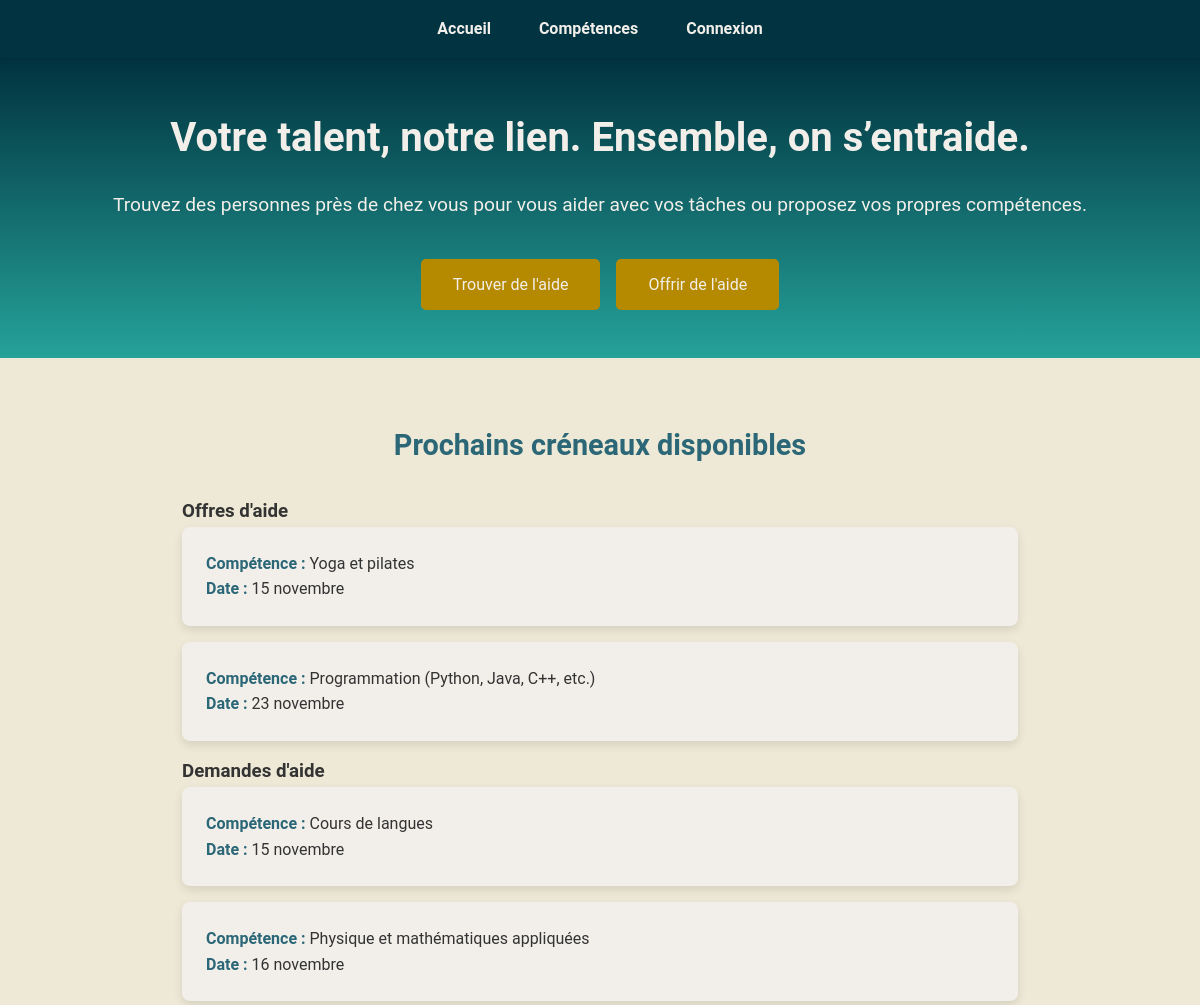
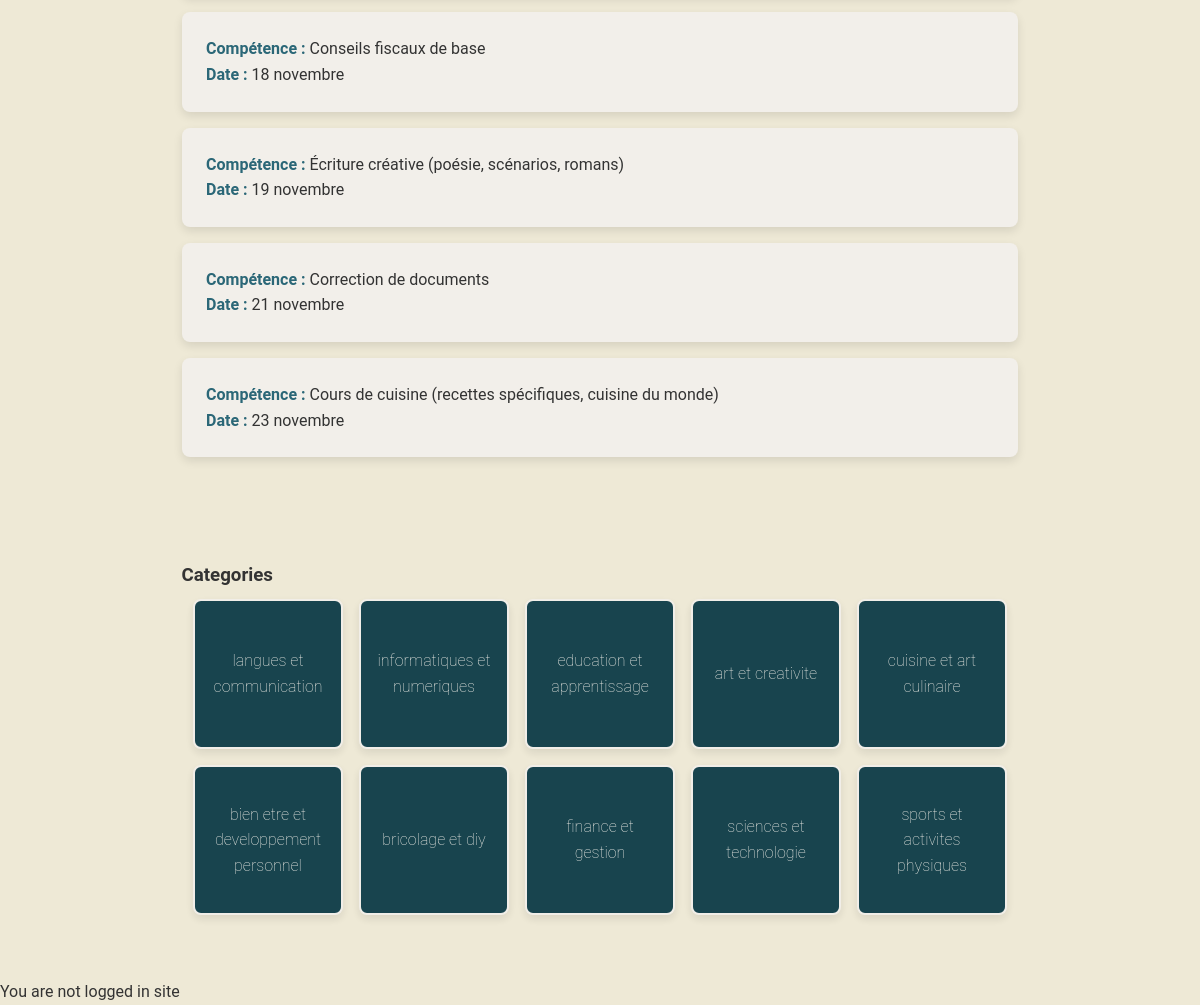
The page / on the database its author committed (2 pictures, top to bottom).
### mutual_support/models.py (models this page shows)
class Creneau(models.Model):
    date = models.DateField()
    user = models.ForeignKey(User, on_delete=models.CASCADE, related_name="creneaux")
    competence = models.ForeignKey(Competence, on_delete=models.CASCADE)
    is_help_offered = models.BooleanField(default=True)  # True: offre d'aide, False: demande d'aide
    description = models.TextField(blank=True,
                                   null=True)
    is_reserved = models.BooleanField(default=False)

class Competence(models.Model):
    name = models.CharField(max_length=100, unique=True)
    category = models.CharField(max_length=100, blank=True,
                                null=True)  # Optionnel, pour regrouper par catégorie
    def __str__(self):
        return self.name

### mutual_support/views.py (the view)
# urls.py: path('', views.index, name='index'),
def index(request):
    categories = Competence.objects.values_list('category', flat=True).distinct()
    offers = Creneau.objects.all().order_by('date')
    context = {
        'categories': categories,
        'offers': offers
    }
    return render(request, 'index.html', context)

### templates/index.html
{% extends "base.html" %}
{% block header %}
<header>
    <nav>
        <ul>
            {% if user.is_authenticated %}
            <li><a href="/">Accueil</a></li>
            <li><a href="{% url 'mutual_support:competences' %}">Compétences</a></li>
            <li><a href="{% url 'mutual_support:logout' %}">Déconnexion</a></li>
            <li><a href="{% url 'mutual_support:profile' user.id %}">{{ user.username }}</a></li>
            {% else %}
            <li><a href="/">Accueil</a></li>
            <li><a href="/competences">Compétences</a></li>
            <li><a href="{% url 'mutual_support:login' %}">Connexion</a></li>
            {% endif %}
        </ul>
    </nav>
</header>
{% endblock %}
{% block content %}
<section class="head">
    <h1>Votre talent, notre lien. Ensemble, on s’entraide.</h1>
    <p>Trouvez des personnes près de chez vous pour vous aider avec vos tâches ou proposez vos propres
        compétences.</p>
    <div class="cta-buttons">
        <a href="{% url 'mutual_support:request_form' %}" class="button">Trouver de l'aide</a>
        <a href="{% url 'mutual_support:offers_form' %}" class="button">Offrir de l'aide</a>
    </div>
</section>
<section class="upcoming-slots">
    <h2>Prochains créneaux disponibles</h2>
    <div class="help-offers">
        <h3>Offres d'aide</h3>
        {% if user.is_authenticated %}
        <ul>
            {% for offer in offers %}
            {% if offer.is_help_offered and not offer.is_reserved %}
            <li>
                <strong>Compétence :</strong> {{offer.competence}} <br>
                <strong>Date :</strong> {{offer.date |date:"d F"}}
                <div ><a href="{% url 'mutual_support:offer' offer.pk %}" class="button">Consulter</a></div>
            </li>
            {% endif %}
            {% endfor %}
        </ul>
        {% else %}
        <ul>
            {% for offer in offers %}
            {% if offer.is_help_offered and not offer.is_reserved%}
            <li>
                <strong>Compétence :</strong> {{offer.competence}} <br>
                <strong>Date :</strong> {{offer.date |date:"d F"}}
            </li>
            {% endif %}
            {% endfor %}
        </ul>
        {% endif %}
    </div>
    <div class="help-requests">
        <h3>Demandes d'aide</h3>
        {% if user.is_authenticated %}
        <ul>
            {% for offer in offers %}
            {% if not offer.is_help_offered and not offer.is_reserved%}
            <li>
                <strong>Compétence :</strong> {{offer.competence}} <br>
                <strong>Date :</strong> {{offer.date |date:"d F"}}
                <div ><a href="{% url 'mutual_support:offer' offer.pk %}" class="button">Consulter</a></div>
            </li>
            {% endif %}
            {% endfor %}
        </ul>
        {% else %}
        <ul>
            {% for offer in offers %}
            {% if not offer.is_help_offered and not offer.is_reserved%}
            <li>
                <strong>Compétence :</strong> {{offer.competence}} <br>
                <strong>Date :</strong> {{offer.date |date:"d F"}}
            </li>
            {% endif %}
            {% endfor %}
        </ul>
        {% endif %}
    </div>
</section>
<section class="categories-container">
    <h3>Categories</h3>
    <div class="categories-list">
        {% for category in categories %}
        <div class="categories"><a href="{% url 'mutual_support:category' category|slugify %}">{{ category }}</a></div>
        {% endfor %}
    </div>
</section>
<p>You are not logged in site</p>
{% endblock %}

### templates/base.html (shortened to what this page needs)
<!DOCTYPE html>
{% load static %}
<html lang="fr">
<head>
<link rel="stylesheet" href="{% static 'css/main.css' %}">
</head>
<body>
{% block header %}{% endblock %}
{% block content %}{% endblock %}
</body>
</html>

### static/css/main.css (style rules this page uses)
:root { --pblue: #2b6777ff; --lpblue: #4b9d9eff; --yell: #ffd166; --principal-font: #f2efeaff; --tufts-blue: #218cd3ff; --persian-green: #25a299ff; --dark-goldenrod: #b68a00ff; --syracuse-red-orange: #cc4a0eff; --eggshell: #eee9d6; --gunmetal: #3f3f3f; --midnight-green: #013340ff; --apple-green: #869a00ff; --medium-slate-blue: #6c72c5ff; }
* { margin: 0; padding: 0; box-sizing: border-box; text-decoration: none; }
body { font-family: "Roboto", sans-serif; color: #333; line-height: 1.6; background-color: var(--eggshell); }
h2 { color: var(--gunmetal); font-size: 1.8rem; }
header { position: sticky; top: 0; z-index: 10; background-color: var(--midnight-green); padding: 1em 2em; box-shadow: 0 2px 4px rgba(0, 0, 0, 0.1); }
nav ul { display: flex; justify-content: center; list-style: none; }
nav ul li { margin: 0 1.5em; }
nav ul li a { color: var(--principal-font); text-decoration: none; font-weight: bold; transition: color 0.3s ease; }
.head { display: flex; flex-direction: column; align-items: center; padding: 3em 1.5em; background: linear-gradient( 180deg, var(--midnight-green) 1%, var(--persian-green) 100% ); color: var(--principal-font); text-align: center; }
.head h1 { font-size: 2.5rem; margin-bottom: 0.5em; animation: fadeIn 1s ease-in-out; }
.head p { font-size: 1.2rem; margin-bottom: 2em; animation: fadeIn 1.2s ease-in-out; }
.cta-buttons { display: flex; gap: 1em; }
.cta-buttons .button, .upcoming-slots .button { padding: 0.8em 2em; font-size: 1rem; color: var(--principal-font); background-color: var(--dark-goldenrod); border: none; border-radius: 5px; text-decoration: none; transition: background-color 0.3s ease, transform 0.2s; transition: all .8s; }
.upcoming-slots { padding: 2em; max-width: 900px; margin: 2em auto; }
.upcoming-slots h2 { font-size: 1.8rem; margin-bottom: 1em; color: #2b6777; text-align: center; animation: slideIn 0.5s ease; }
.upcoming-slots ul { list-style-type: none; }
.upcoming-slots ul li { background-color: var(--principal-font); padding: 1.5em; margin-bottom: 1em; border-radius: 8px; box-shadow: 0 4px 10px rgba(0, 0, 0, 0.1); transition: transform 0.3s ease, box-shadow 0.3s ease; }
.upcoming-slots ul li strong { color: #2b6777; }
.categories-container { max-width: 900px; margin: 2em auto; padding: 1.5em; }
.categories-container h3 { margin-left: .4em; }
.categories-list { padding: 0.5em; display: flex; flex-direction: row; flex-wrap: wrap; gap: 1rem; text-align: center; align-items: center; justify-content: center; }
.categories { display: flex; opacity: 90%; flex-direction: row; font-weight: 200; background-color: var(--midnight-green); gap: .5rem; padding: 1em; border-radius: 8px; width: calc(900px / 6); height: 150px; color: var(--principal-font); border: var(--principal-font) 2px solid; text-align: center; align-items: center; justify-content: center; box-shadow: 0 4px 10px rgba(0, 0, 0, 0.1); transition: 0.6s; }
.categories a { color: var(--principal-font); }

### static/css/style-category.css (style rules this page uses)
:root { --pblue: #2b6777ff; --lpblue: #4b9d9eff; --yell: #ffd166; --principal-font: #f2efeaff; --tufts-blue: #218cd3ff; --persian-green: #25a299ff; --dark-goldenrod: #b68a00ff; --syracuse-red-orange: #cc4a0eff; --eggshell: #eee9d6; --gunmetal: #3f3f3f; --midnight-green: #013340ff; --apple-green: #869a00ff; --medium-slate-blue: #6c72c5ff; }

### rows shown on the page
Creneau: competence "Yoga et pilates", date "15 novembre"
Creneau: competence "Programmation (Python, Java, C++, etc.)", date "23 novembre"
Creneau: competence "Cours de langues", date "15 novembre"
Creneau: competence "Physique et mathématiques appliquées", date "16 novembre"
Creneau: competence "Conseils fiscaux de base", date "18 novembre"
Creneau: competence "Écriture créative (poésie, scénarios, romans)", date "19 novembre"
Creneau: competence "Correction de documents", date "21 novembre"
Creneau: competence "Cours de cuisine (recettes spécifiques, cuisine du monde)", date "23 novembre"

### other values the page prints
{{ category }} "langues et communication" "informatiques et numeriques" "education et apprentissage" "art et creativite" "cuisine et art culinaire" "bien etre et developpement personnel" "bricolage et diy" "finance et gestion" "sciences et technologie" "sports et activites physiques"
